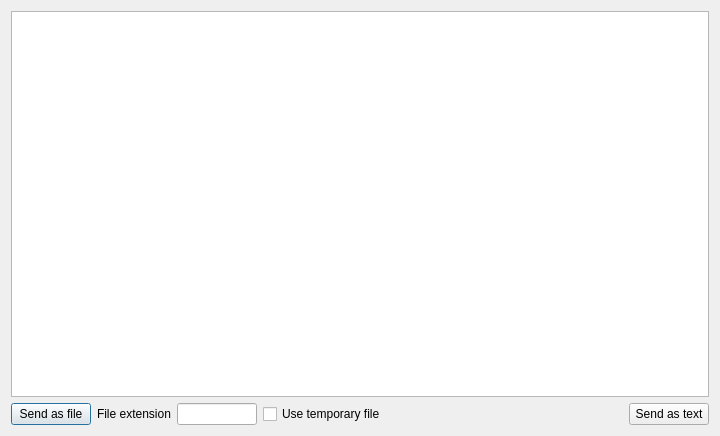
<?xml version="1.0" encoding="UTF-8"?>
<ui version="4.0">
 <class>GuiCreateTextFileDialog</class>
 <widget class="QDialog" name="GuiCreateTextFileDialog">
  <property name="windowModality">
   <enum>Qt::NonModal</enum>
  </property>
  <property name="geometry">
   <rect>
    <x>0</x>
    <y>0</y>
    <width>720</width>
    <height>436</height>
   </rect>
  </property>
  <property name="windowTitle">
   <string>Workgroups</string>
  </property>
  <layout class="QGridLayout" name="gridLayout">
   <item row="0" column="0">
    <widget class="QPlainTextEdit" name="mp_text"/>
   </item>
   <item row="1" column="0">
    <layout class="QHBoxLayout" name="horizontalLayout">
     <item>
      <widget class="QPushButton" name="mp_pbSendAsFile">
       <property name="text">
        <string>Send as file</string>
       </property>
       <property name="icon">
        <iconset resource="../beebeep.qrc">
         <normaloff>:/images/send-code.png</normaloff>:/images/send-code.png</iconset>
       </property>
      </widget>
     </item>
     <item>
      <widget class="QLabel" name="mp_lFileSuffix">
       <property name="sizePolicy">
        <sizepolicy hsizetype="Preferred" vsizetype="Preferred">
         <horstretch>0</horstretch>
         <verstretch>0</verstretch>
        </sizepolicy>
       </property>
       <property name="text">
        <string>File extension</string>
       </property>
      </widget>
     </item>
     <item>
      <widget class="QLineEdit" name="mp_leFileSuffix">
       <property name="sizePolicy">
        <sizepolicy hsizetype="Minimum" vsizetype="Fixed">
         <horstretch>0</horstretch>
         <verstretch>0</verstretch>
        </sizepolicy>
       </property>
       <property name="minimumSize">
        <size>
         <width>60</width>
         <height>0</height>
        </size>
       </property>
       <property name="maximumSize">
        <size>
         <width>80</width>
         <height>16777215</height>
        </size>
       </property>
       <property name="maxLength">
        <number>5</number>
       </property>
      </widget>
     </item>
     <item>
      <widget class="QCheckBox" name="mp_cbUseFileTmp">
       <property name="text">
        <string>Use temporary file</string>
       </property>
      </widget>
     </item>
     <item>
      <spacer name="horizontalSpacer_3">
       <property name="orientation">
        <enum>Qt::Horizontal</enum>
       </property>
       <property name="sizeHint" stdset="0">
        <size>
         <width>40</width>
         <height>20</height>
        </size>
       </property>
      </spacer>
     </item>
     <item>
      <widget class="QPushButton" name="mp_pbSendAsMessage">
       <property name="text">
        <string>Send as text</string>
       </property>
       <property name="icon">
        <iconset resource="../beebeep.qrc">
         <normaloff>:/images/send.png</normaloff>:/images/send.png</iconset>
       </property>
      </widget>
     </item>
    </layout>
   </item>
  </layout>
 </widget>
 <tabstops>
  <tabstop>mp_text</tabstop>
  <tabstop>mp_pbSendAsFile</tabstop>
  <tabstop>mp_leFileSuffix</tabstop>
  <tabstop>mp_cbUseFileTmp</tabstop>
  <tabstop>mp_pbSendAsMessage</tabstop>
 </tabstops>
 <resources>
  <include location="../beebeep.qrc"/>
 </resources>
 <connections/>
</ui>
